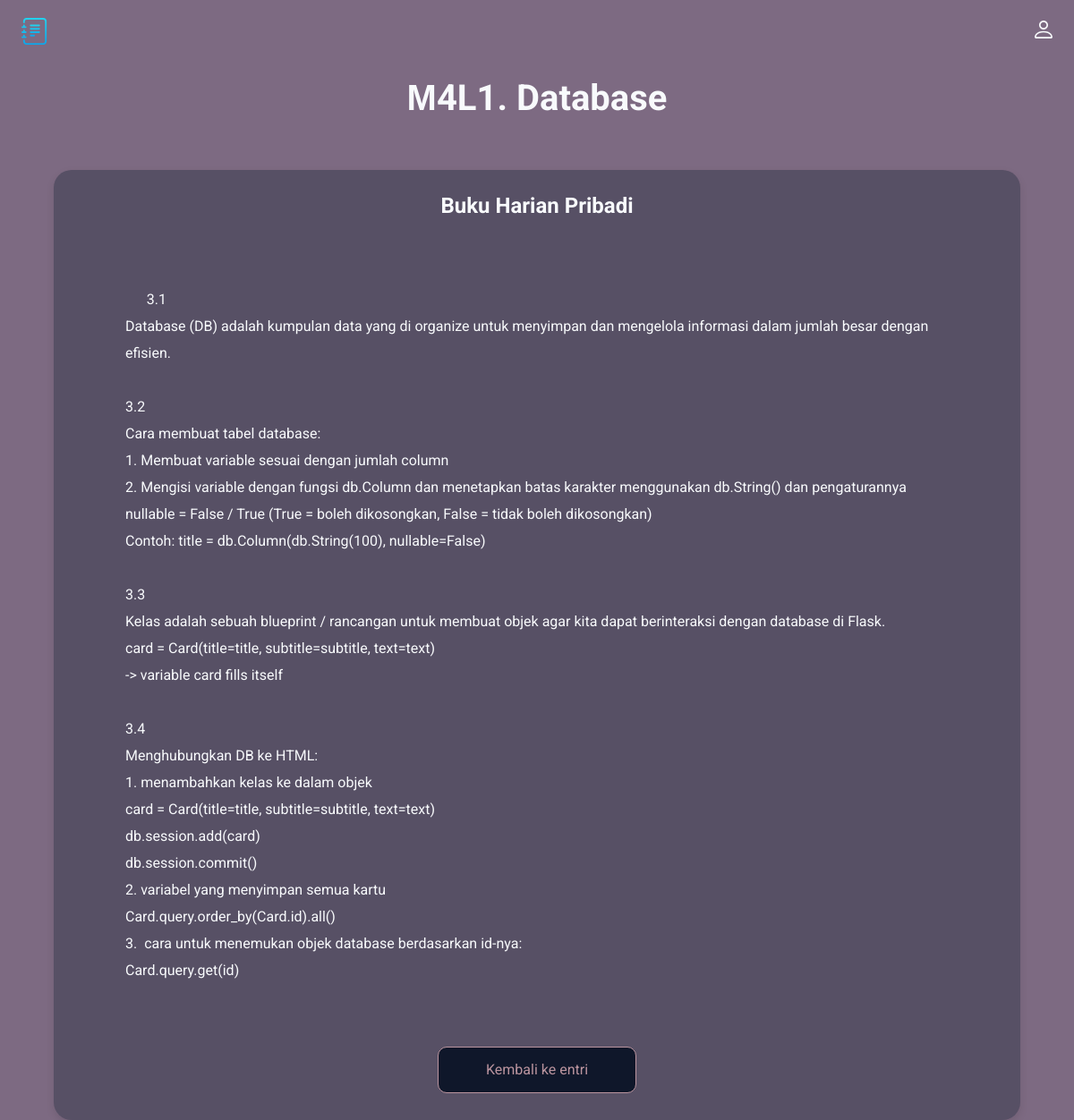
The page /card/2 on the database its author committed.
### main.py (models this page shows, shortened)
class Card(db.Model):
    id = db.Column(db.Integer, primary_key=True)
    title = db.Column(db.String(100), nullable=False)
    subtitle = db.Column(db.String(300), nullable=False)
    text = db.Column(db.Text, nullable=False)

### main.py (the view)
@app.route('/card/<int:id>')
def card(id):
    card = Card.query.get(id)
    return render_template('card.html', card=card)

### templates/card.html (shortened to what this page needs)
<!doctype html>
<html lang="en">
<head>
  <link rel="stylesheet" href="../static/css/style.css">
</head>
<body>
  <header class="header">
    <img src="../static/img/logo.svg" alt="logo" width="30" height="30">
    <ul class="main-list">
        <li class="list__item">
          <a href="">
            <img src="../static/img/login.svg" alt="login" width="20" height="20">
          </a>
    </ul>
  </header>
  <main class="main">
    {% block content %}
    <h1 class="main__title">{{card.title}}</h1>
    <div class="main__block">
      <h2 class="main__subtitle">{{card.subtitle}}</h2>
      <div class="main__text">
      {{card.text}}
      </div>
      <a class="main__link" href="/index">Kembali ke entri</a>
    </div>
  </main>
  {% endblock %}
</body>
</html>

### static/css/style.css (style rules this page uses)
body { margin: 0; padding: 0; font-family: 'Roboto', sans-serif; font-size: 16px; line-height: 20px; background-color: #7d6a82; color: #F8FAFC; }
h1, h2, p { margin: 0; }
img { object-fit: contain; }
a { text-decoration: none; color: inherit; transition: 0.2s; }
ul { list-style: none; margin: 0; padding: 0; }
.header { display: flex; justify-content: space-between; align-items: center; padding: 20px 2%; margin-bottom: 30px; }
.main-list { display: flex; align-items: center; gap: 20px; }
.main__title { font-size: 40px; text-align: center; margin-bottom: 70px; }
.main { padding: 0 5%; }
.main__block { background: rgba(30, 41, 59, 0.4); border-radius: 20px; box-shadow: 0px 4px 10px rgba(0, 0, 0, 0.1); padding: 30px 80px; display: flex; flex-direction: column; align-items: center; }
.main__subtitle { text-align: center; margin-bottom: 50px; }
.main__text { line-height: 30px; margin-bottom: 40px; white-space: pre-wrap; align-self: flex-start; }
.main__link { display: block; border: 1px solid #BB959F; background: #0F172A; border-radius: 10px; color: #BB959F; padding: 15px 10px; font: inherit; width: 200px; text-align: center; cursor: pointer; transition: 0.2s; }

### rows shown on the page
Card: title "М4L1. Database", subtitle "Buku Harian Pribadi", text "3.1 Database (DB) adalah kumpulan data yang di organize untuk menyimpan dan mengelola informasi dalam jumlah besar dengan efisien. 3.2 Cara membuat tabel database: 1. Membuat variable sesuai dengan jumlah column 2. Mengisi variable dengan fungsi db.Column dan menetapkan batas karakter menggunakan db.String() dan pengaturannya nullable = False / True (True = boleh dikosongkan, False = tidak boleh dikosongkan) Contoh: title = db.Column(db.String(100), nullable=False) 3.3 Kelas adalah sebuah blueprint / rancangan untuk membuat objek agar kita dapat berinteraksi dengan database di Flask. card = Card(title=title, subtitle=subtitle, text=text) -> variable card fills itself 3.4 Menghubungkan DB ke…"
